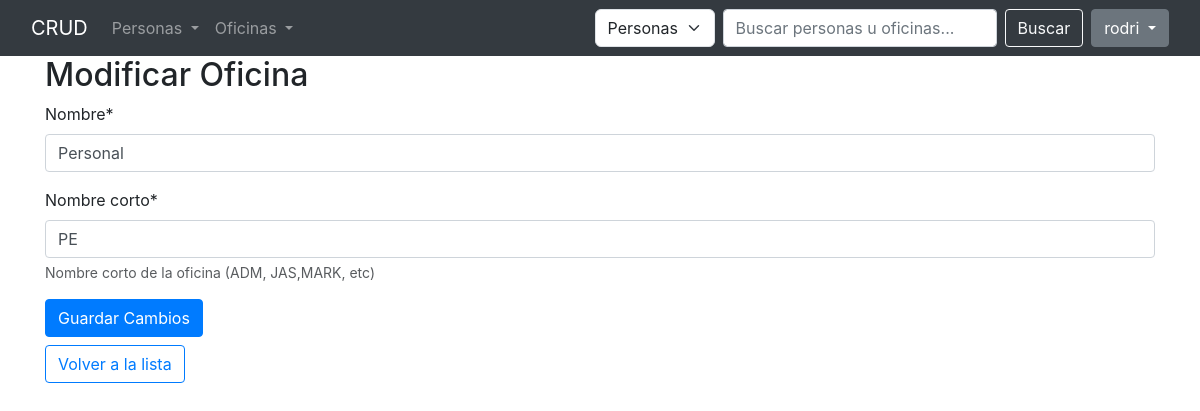
The page /oficina/actualizar/3/ (signed in) on the database as committed earlier.
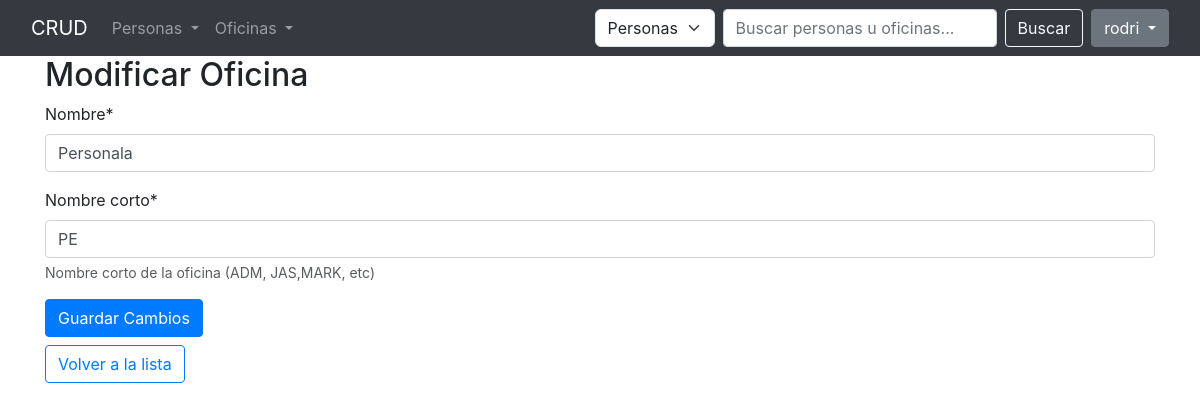
The same page on the database as committed later.
### oficina/models.py (models this page shows, shortened)
class Oficina(models.Model):
    nombre = models.CharField(max_length=50,unique=True)
    nombre_corto = models.CharField(max_length=10,unique=True,
     help_text="Nombre corto de la oficina (ADM, JAS,MARK, etc)"
    ,validators = [Validacion_nombre_corto])
    class Meta:
        verbose_name = 'Oficina'
        verbose_name_plural = 'Oficinas'

### oficina/views.py (the view)
class OficinaUpdateView(LoginRequiredMixin, UpdateView):
    model = Oficina
    template_name = "oficina/crear.html"
    fields = ['nombre', 'nombre_corto']
    success_url = reverse_lazy('oficina:lista')

### templates/oficina/crear.html (shortened to what this page needs)
{% extends "base.html" %}
{% load crispy_forms_tags %}
{% block content %}
<form method="post">
    <h2>
        {% if form.instance.pk %}
            Modificar Oficina
        {% else %}
            Crear Oficina
        {% endif %}
    </h2>
    {{ form|crispy }}
    <button type="submit" class="btn btn-primary">
        {% if form.instance.pk %}Guardar Cambios{% else %}Crear{% endif %}
    </button>
</form>
<a href="{% url 'oficina:lista' %}" class="btn btn-outline-primary" style="margin-top: 0.5rem;">Volver a la lista</a>
{% endblock content %}

Rows that differ between the two databases and show on the page:
changed Oficina "PE": nombre "Personal" → "Personala"
